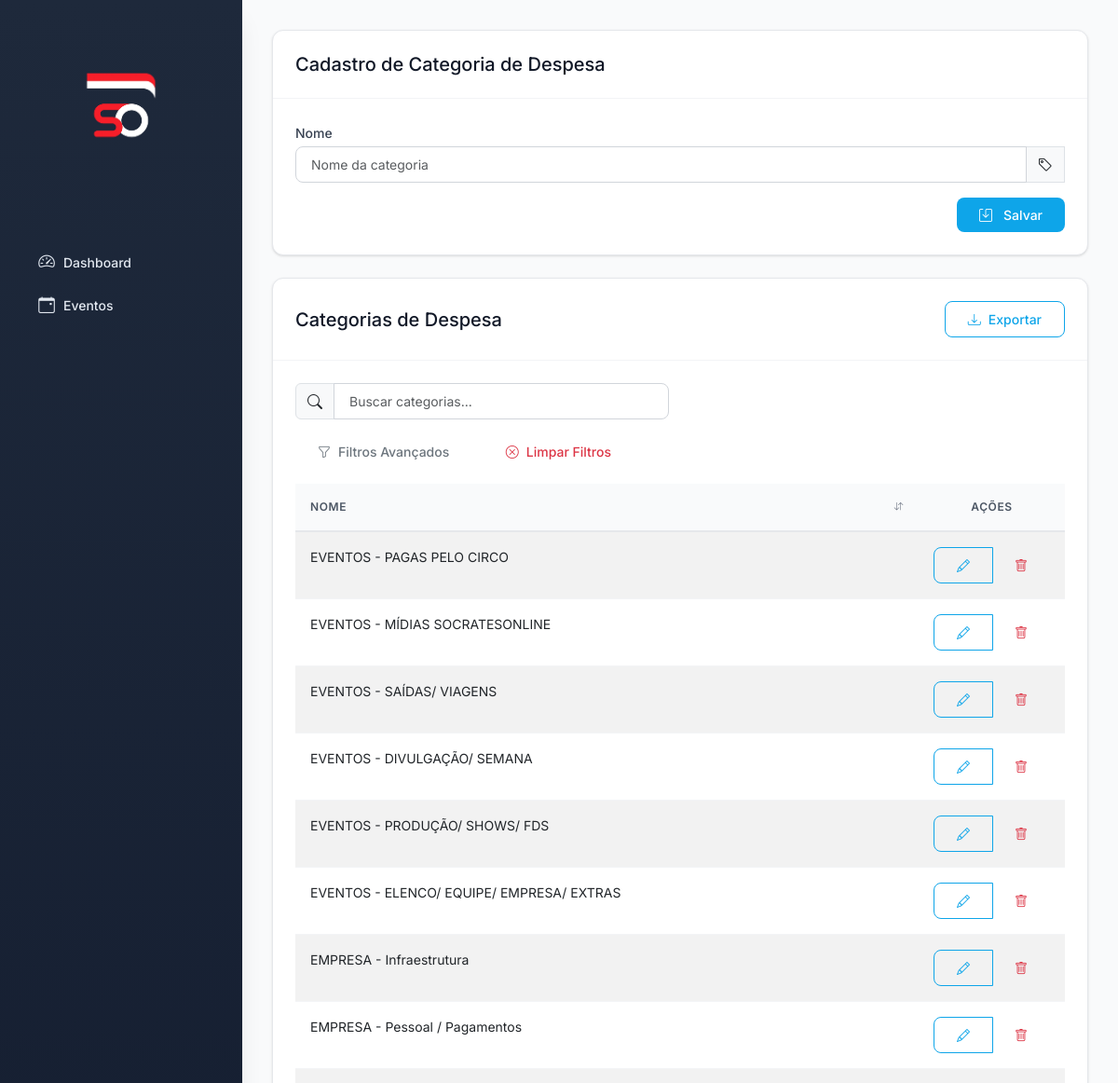
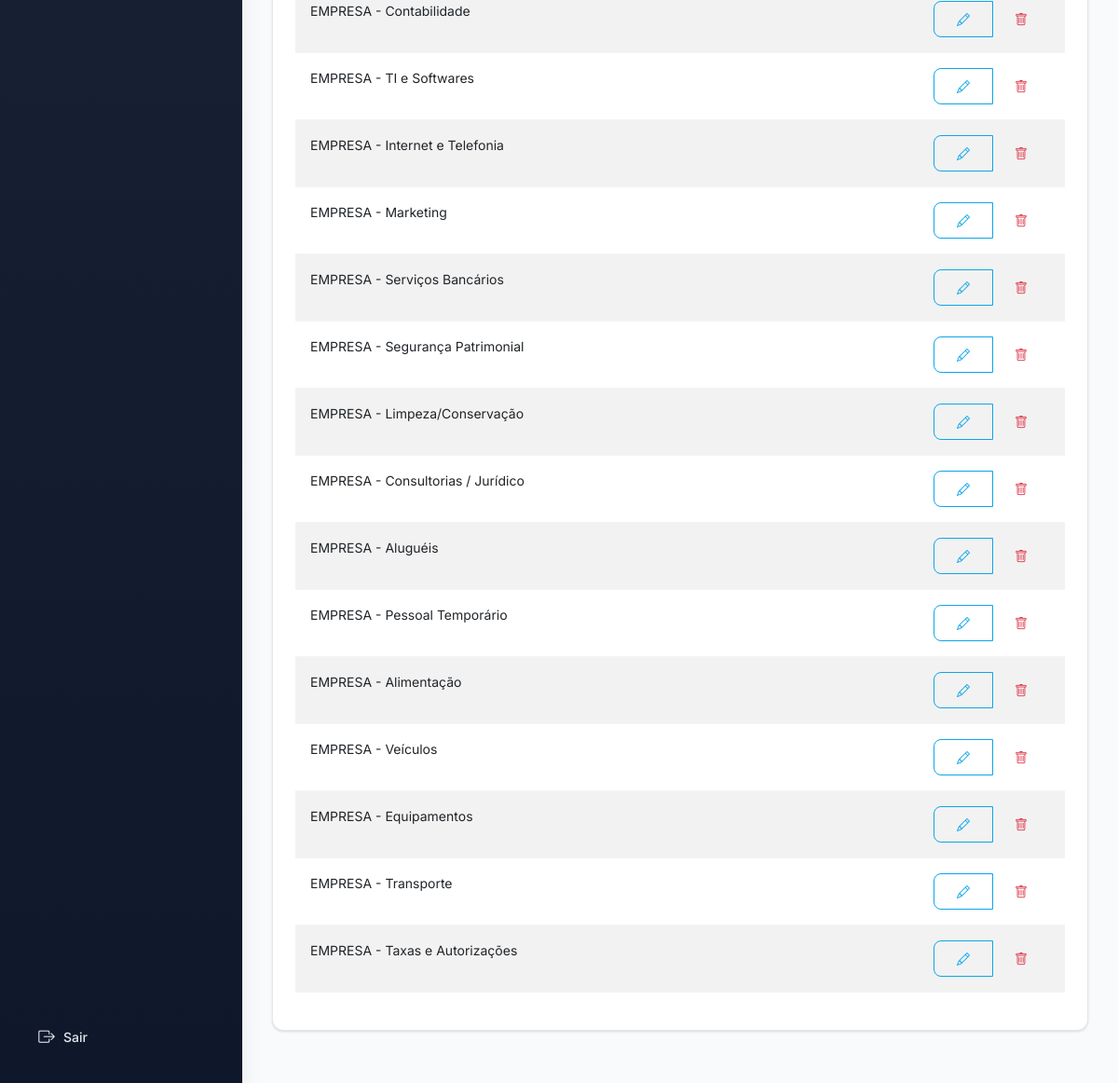
Page /cadastros/categorias-despesa on the committed database (2 pictures, top to bottom).
### models.py (models this page shows)
class CategoriaDespesa(db.Model):
    __tablename__ = 'categoria_despesa'
    id_categoria_despesa = db.Column(db.Integer, primary_key=True)
    nome = db.Column(db.String, nullable=False)
    despesas = db.relationship('Despesa', backref='categoria')

### app.py (the view)
@app.route('/cadastros/categorias-despesa', methods=['GET', 'POST'])
def cadastrar_categoria_despesa():
    form = CategoriaDespesaForm()
    if form.validate_on_submit():
        nova = CategoriaDespesa(nome=form.nome.data)
        db.session.add(nova)
        db.session.commit()
        flash('Categoria cadastrada com sucesso!', 'success')
        return redirect(url_for('cadastrar_categoria_despesa'))
    categorias = CategoriaDespesa.query.all()
    return render_template('categorias_despesa.html', form=form, categorias=categorias)

### forms.py
class CategoriaDespesaForm(FlaskForm):
    nome = StringField('Nome', validators=[InputRequired()])

### templates/categorias_despesa.html (shortened to what this page needs)
{% extends 'base.html' %}
{% block content %}
<div class="card mb-4">
    <div class="card-header d-flex justify-content-between align-items-center">
        <h5 class="mb-0">Cadastro de Categoria de Despesa</h5>
    </div>
    <div class="card-body">
        <form method="POST" class="needs-validation" novalidate>
            <div class="mb-3">
                {{ form.nome.label(class="form-label") }}
                <div class="input-group">
                    {{ form.nome(class="form-control", placeholder="Nome da categoria", required=true) }}
                    <span class="input-group-text"><i class="bi bi-tag"></i></span>
                </div>
            </div>
            <div class="d-flex justify-content-end">
                <button type="submit" class="btn btn-primary">
                    <i class="bi bi-save me-2"></i>Salvar
                </button>
            </div>
        </form>
    </div>
</div>
<div class="card">
    <div class="card-header d-flex justify-content-between align-items-center">
        <h5 class="mb-0">Categorias de Despesa</h5>
        <div>
            <button class="btn btn-sm btn-outline-primary" id="btnExportar">
                <i class="bi bi-download me-1"></i>Exportar
            </button>
        </div>
    </div>
    <div class="card-body">
        {% if categorias %}
        <div class="row mb-3">
            <div class="col-md-6">
                <div class="input-group">
                    <span class="input-group-text"><i class="bi bi-search"></i></span>
                    <input type="text" class="form-control" id="searchInput" placeholder="Buscar categorias..." onkeyup="searchTable()">
                </div>
            </div>
        </div>
        <div class="table-responsive">
            <table class="table table-hover table-striped sortable-table" id="categoriasDespesaTable">
                <thead>
                    <tr>
                        <th>Nome</th>
                        <th class="text-center no-sort" style="width: 150px;">Ações</th>
                    </tr>
                </thead>
                <tbody>
                    {% for cat in categorias %}
                    <tr>
                        <td>{{ cat.nome }}</td>
                        <td class="text-center">
                            <div class="btn-group" role="group">
                                <a href="{{ url_for('editar_categoria_despesa', id=cat.id_categoria_despesa) }}" class="btn btn-sm btn-outline-primary" title="Editar">
                                    <i class="bi bi-pencil"></i>
                                </a>
                                <a href="{{ url_for('excluir_categoria_despesa', id=cat.id_categoria_despesa) }}" class="btn btn-sm btn-outline-danger"
                                   onclick="return confirm('Tem certeza que deseja excluir esta categoria?')" title="Excluir">
                                    <i class="bi bi-trash"></i>
                                </a>
                            </div>
                        </td>
                    </tr>
                    {% endfor %}
                </tbody>
            </table>
        </div>
        {% else %}
        <div class="alert alert-info">
            <i class="bi bi-info-circle me-2"></i>Nenhuma categoria de despesa cadastrada.
        </div>
        {% endif %}
    </div>
</div>
{% endblock %}

### static/style-modern.css (style rules this page uses)
:root { --primary-900: #0f172a; --primary-800: #1e293b; --primary-700: #334155; --primary-600: #475569; --primary-500: #64748b; --primary-400: #94a3b8; --primary-300: #cbd5e1; --primary-200: #e2e8f0; --primary-100: #f1f5f9; --primary-50: #f8fafc; --accent: #0ea5e9; --accent-light: #38bdf8; --accent-dark: #0284c7; --accent-50: #f0f9ff; --accent-100: #e0f2fe; --gray-50: #f9fafb; --gray-100: #f3f4f6; --gray-200: #e5e7eb; --gray-300: #d1d5db; --gray-400: #9ca3af; --gray-500: #6b7280; --gray-600: #4b5563; --gray-700: #374151; --gray-800: #1f2937; --gray-900: #111827; --success-light: #d1fae5; --success: #10b981; --success-dark: #059669; --warning-light: #fed7aa; --warning: #f59e0b; --warning-dark: #d97706; --danger-light: #fee2e2; --danger: #ef4444; --danger-dark: #dc2626; --info-light: #dbeafe; --info: #3b82f6; --info-dark: #2563eb; --spacing-xs: 0.25rem; --spacing-sm: 0.5rem; --spacing-md: 1rem; --spacing-lg: 1.5rem; --spacing-xl: 2rem; --spacing-2xl: 3rem; --font-sans: 'Inter', -apple-system, BlinkMacSystemFont, 'Segoe UI', 'Roboto', sans-serif; --font-size-xs: 0.75rem; --font-size-sm: 0.875rem; --font-size-base: 1rem; --font-size-lg: 1.125rem; --font-size-xl: 1.25rem; --font-size-2xl: 1.5rem; --font-size-3xl: 1.875rem; --radius-sm: 0.375rem; --radius-md: 0.5rem; --radius-lg: 0.75rem; --radius-xl: 1rem; --radius-2xl: 1.5rem; --radius-full: 9999px; --shadow-xs: 0 1px 2px 0 rgb(0 0 0 / 0.05); --shadow-sm: 0 1px 3px 0 rgb(0 0 0 / 0.1), 0 1px 2px -1px rgb(0 0 0 / 0.1); --shadow-md: 0 4px 6px -1px rgb(0 0 0 / 0.1), 0 2px 4px -2px rgb(0 0 0 / 0.1); --shadow-lg: 0 10px 15px -3px rgb(0 0 0 / 0.1), 0 4px 6px -4px rgb(0 0 0 / 0.1); --shadow-xl: 0 20px 25px -5px rgb(0 0 0 / 0.1), 0 8px 10px -6px rgb(0 0 0 / 0.1); --transition-fast: 150ms cubic-bezier(0.4, 0, 0.2, 1); --transition-base: 250ms cubic-bezier(0.4, 0, 0.2, 1); --transition-slow: 350ms cubic-bezier(0.4, 0, 0.2, 1); --z-base: 0; --z-dropdown: 10; --z-sticky: 20; --z-fixed: 30; --z-modal-backdrop: 40; --z-modal: 50; --z-popover: 60; --z-tooltip: 70; }
* { box-sizing: border-box; }
body { font-family: var(--font-sans); font-size: var(--font-size-base); line-height: 1.5; color: var(--gray-700); background-color: var(--gray-50); -webkit-font-smoothing: antialiased; -moz-osx-font-smoothing: grayscale; }
.card { background: white; border: 1px solid var(--gray-200); border-radius: var(--radius-lg); box-shadow: var(--shadow-sm); margin-bottom: var(--spacing-lg); transition: all var(--transition-base); }
.card-header { background: transparent; border-bottom: 1px solid var(--gray-100); padding: var(--spacing-lg); font-weight: 600; font-size: var(--font-size-lg); color: var(--gray-900); }
.card-body { padding: var(--spacing-lg); }
.btn { padding: var(--spacing-sm) var(--spacing-lg); border-radius: var(--radius-md); font-weight: 500; font-size: var(--font-size-sm); transition: all var(--transition-fast); border: none; display: inline-flex; align-items: center; gap: var(--spacing-xs); cursor: pointer; }
.btn-primary { background-color: var(--accent); color: white; }
.btn-outline-primary { background-color: transparent; color: var(--accent); border: 1.5px solid var(--accent); }
.form-control, .form-select { border: 1.5px solid var(--gray-300); border-radius: var(--radius-md); padding: var(--spacing-sm) var(--spacing-md); font-size: var(--font-size-sm); transition: all var(--transition-fast); background-color: white; }
.form-label { font-weight: 500; color: var(--gray-700); margin-bottom: var(--spacing-xs); font-size: var(--font-size-sm); }
.table { border-collapse: separate; border-spacing: 0; }
.table thead th { background-color: var(--gray-50); font-weight: 600; text-transform: uppercase; font-size: var(--font-size-xs); letter-spacing: 0.05em; color: var(--gray-600); padding: var(--spacing-md); border-bottom: 2px solid var(--gray-200); }
.table tbody td { padding: var(--spacing-md); border-bottom: 1px solid var(--gray-100); font-size: var(--font-size-sm); }

### rows in the picture
CategoriaDespesa: nome "EVENTOS - PAGAS PELO CIRCO"
CategoriaDespesa: nome "EVENTOS - MÍDIAS SOCRATESONLINE"
CategoriaDespesa: nome "EVENTOS - SAÍDAS/ VIAGENS"
CategoriaDespesa: nome "EVENTOS - DIVULGAÇÃO/ SEMANA"
CategoriaDespesa: nome "EVENTOS - PRODUÇÃO/ SHOWS/ FDS"
CategoriaDespesa: nome "EVENTOS - ELENCO/ EQUIPE/ EMPRESA/ EXTRAS"
CategoriaDespesa: nome "EMPRESA - Infraestrutura"
CategoriaDespesa: nome "EMPRESA - Pessoal / Pagamentos"
CategoriaDespesa: nome "EMPRESA - Contabilidade"
CategoriaDespesa: nome "EMPRESA - TI e Softwares"
CategoriaDespesa: nome "EMPRESA - Internet e Telefonia"
CategoriaDespesa: nome "EMPRESA - Marketing"
CategoriaDespesa: nome "EMPRESA - Serviços Bancários"
CategoriaDespesa: nome "EMPRESA - Segurança Patrimonial"
CategoriaDespesa: nome "EMPRESA - Limpeza/Conservação"
CategoriaDespesa: nome "EMPRESA - Consultorias / Jurídico"
CategoriaDespesa: nome "EMPRESA - Aluguéis"
CategoriaDespesa: nome "EMPRESA - Pessoal Temporário"
CategoriaDespesa: nome "EMPRESA - Alimentação"
CategoriaDespesa: nome "EMPRESA - Veículos"
CategoriaDespesa: nome "EMPRESA - Equipamentos"
CategoriaDespesa: nome "EMPRESA - Transporte"
CategoriaDespesa: nome "EMPRESA - Taxas e Autorizações"
